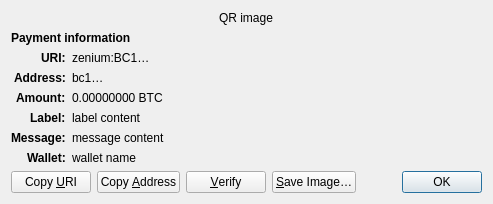
<?xml version="1.0" encoding="UTF-8"?>
<ui version="4.0">
 <class>ReceiveRequestDialog</class>
 <widget class="QDialog" name="ReceiveRequestDialog">
  <property name="geometry">
   <rect>
    <x>0</x>
    <y>0</y>
    <width>413</width>
    <height>229</height>
   </rect>
  </property>
  <property name="windowTitle">
   <string>Request payment to …</string>
  </property>
  <layout class="QGridLayout" name="gridLayout" columnstretch="0,1">
   <property name="sizeConstraint">
    <enum>QLayout::SetFixedSize</enum>
   </property>
   <item row="0" column="0" colspan="2" alignment="Qt::AlignHCenter">
    <widget class="QRImageWidget" name="qr_code">
     <property name="text">
      <string notr="true">QR image</string>
     </property>
     <property name="textInteractionFlags">
      <set>Qt::NoTextInteraction</set>
     </property>
    </widget>
   </item>
   <item row="1" column="0" colspan="2">
    <widget class="QLabel" name="payment_header">
     <property name="font">
      <font>
       <weight>75</weight>
       <bold>true</bold>
      </font>
     </property>
     <property name="text">
      <string>Payment information</string>
     </property>
     <property name="textInteractionFlags">
      <set>Qt::NoTextInteraction</set>
     </property>
    </widget>
   </item>
   <item row="2" column="0" alignment="Qt::AlignRight|Qt::AlignTop">
    <widget class="QLabel" name="uri_tag">
     <property name="font">
      <font>
       <weight>75</weight>
       <bold>true</bold>
      </font>
     </property>
     <property name="text">
      <string notr="true">URI:</string>
     </property>
     <property name="textFormat">
      <enum>Qt::PlainText</enum>
     </property>
     <property name="textInteractionFlags">
      <set>Qt::NoTextInteraction</set>
     </property>
    </widget>
   </item>
   <item row="2" column="1" alignment="Qt::AlignTop">
    <widget class="QLabel" name="uri_content">
     <property name="text">
      <string notr="true">zenium:BC1…</string>
     </property>
     <property name="textFormat">
      <enum>Qt::RichText</enum>
     </property>
     <property name="wordWrap">
      <bool>true</bool>
     </property>
     <property name="textInteractionFlags">
      <set>Qt::TextSelectableByMouse</set>
     </property>
    </widget>
   </item>
   <item row="3" column="0" alignment="Qt::AlignRight|Qt::AlignTop">
    <widget class="QLabel" name="address_tag">
     <property name="font">
      <font>
       <weight>75</weight>
       <bold>true</bold>
      </font>
     </property>
     <property name="text">
      <string>Address:</string>
     </property>
     <property name="textInteractionFlags">
      <set>Qt::NoTextInteraction</set>
     </property>
    </widget>
   </item>
   <item row="3" column="1" alignment="Qt::AlignTop">
    <widget class="QLabel" name="address_content">
     <property name="text">
      <string notr="true">bc1…</string>
     </property>
     <property name="textFormat">
      <enum>Qt::PlainText</enum>
     </property>
     <property name="textInteractionFlags">
      <set>Qt::TextSelectableByMouse</set>
     </property>
    </widget>
   </item>
   <item row="4" column="0" alignment="Qt::AlignRight|Qt::AlignTop">
    <widget class="QLabel" name="amount_tag">
     <property name="font">
      <font>
       <weight>75</weight>
       <bold>true</bold>
      </font>
     </property>
     <property name="text">
      <string>Amount:</string>
     </property>
     <property name="textInteractionFlags">
      <set>Qt::NoTextInteraction</set>
     </property>
    </widget>
   </item>
   <item row="4" column="1" alignment="Qt::AlignTop">
    <widget class="QLabel" name="amount_content">
     <property name="text">
      <string notr="true">0.00000000 BTC</string>
     </property>
     <property name="textFormat">
      <enum>Qt::PlainText</enum>
     </property>
     <property name="textInteractionFlags">
      <set>Qt::TextSelectableByMouse</set>
     </property>
    </widget>
   </item>
   <item row="5" column="0" alignment="Qt::AlignRight|Qt::AlignTop">
    <widget class="QLabel" name="label_tag">
     <property name="font">
      <font>
       <weight>75</weight>
       <bold>true</bold>
      </font>
     </property>
     <property name="text">
      <string>Label:</string>
     </property>
     <property name="textInteractionFlags">
      <set>Qt::NoTextInteraction</set>
     </property>
    </widget>
   </item>
   <item row="5" column="1" alignment="Qt::AlignTop">
    <widget class="QLabel" name="label_content">
     <property name="text">
      <string notr="true">label content</string>
     </property>
     <property name="textFormat">
      <enum>Qt::PlainText</enum>
     </property>
     <property name="wordWrap">
      <bool>true</bool>
     </property>
     <property name="textInteractionFlags">
      <set>Qt::TextSelectableByMouse</set>
     </property>
    </widget>
   </item>
   <item row="6" column="0" alignment="Qt::AlignRight|Qt::AlignTop">
    <widget class="QLabel" name="message_tag">
     <property name="font">
      <font>
       <weight>75</weight>
       <bold>true</bold>
      </font>
     </property>
     <property name="text">
      <string>Message:</string>
     </property>
     <property name="textInteractionFlags">
      <set>Qt::NoTextInteraction</set>
     </property>
    </widget>
   </item>
   <item row="6" column="1" alignment="Qt::AlignTop">
    <widget class="QLabel" name="message_content">
     <property name="text">
      <string notr="true">message content</string>
     </property>
     <property name="textFormat">
      <enum>Qt::PlainText</enum>
     </property>
     <property name="wordWrap">
      <bool>true</bool>
     </property>
     <property name="textInteractionFlags">
      <set>Qt::TextSelectableByMouse</set>
     </property>
    </widget>
   </item>
   <item row="7" column="0" alignment="Qt::AlignRight|Qt::AlignTop">
    <widget class="QLabel" name="wallet_tag">
     <property name="font">
      <font>
       <weight>75</weight>
       <bold>true</bold>
      </font>
     </property>
     <property name="text">
      <string>Wallet:</string>
     </property>
     <property name="textInteractionFlags">
      <set>Qt::NoTextInteraction</set>
     </property>
    </widget>
   </item>
   <item row="7" column="1" alignment="Qt::AlignTop">
    <widget class="QLabel" name="wallet_content">
     <property name="text">
      <string notr="true">wallet name</string>
     </property>
     <property name="textFormat">
      <enum>Qt::PlainText</enum>
     </property>
     <property name="wordWrap">
      <bool>true</bool>
     </property>
     <property name="textInteractionFlags">
      <set>Qt::TextSelectableByMouse</set>
     </property>
    </widget>
   </item>
   <item row="8" column="0" colspan="2">
    <layout class="QHBoxLayout" name="horizontalLayout">
     <item>
      <widget class="QPushButton" name="btnCopyURI">
       <property name="text">
        <string>Copy &amp;URI</string>
       </property>
       <property name="autoDefault">
        <bool>false</bool>
       </property>
      </widget>
     </item>
     <item>
      <widget class="QPushButton" name="btnCopyAddress">
       <property name="text">
        <string>Copy &amp;Address</string>
       </property>
       <property name="autoDefault">
        <bool>false</bool>
       </property>
      </widget>
     </item>
     <item>
      <widget class="QPushButton" name="btnVerify">
       <property name="text">
        <string>&amp;Verify</string>
       </property>
       <property name="toolTip">
        <string>Verify this address on e.g. a hardware wallet screen</string>
       </property>
       <property name="autoDefault">
        <bool>false</bool>
       </property>
      </widget>
     </item>
     <item>
      <widget class="QPushButton" name="btnSaveAs">
       <property name="text">
        <string>&amp;Save Image…</string>
       </property>
       <property name="autoDefault">
        <bool>false</bool>
       </property>
      </widget>
     </item>
     <item>
      <spacer name="horizontalSpacer_2">
       <property name="orientation">
        <enum>Qt::Horizontal</enum>
       </property>
       <property name="sizeHint" stdset="0">
        <size>
         <width>40</width>
         <height>20</height>
        </size>
       </property>
      </spacer>
     </item>
     <item>
      <widget class="QDialogButtonBox" name="buttonBox">
       <property name="focusPolicy">
        <enum>Qt::StrongFocus</enum>
       </property>
       <property name="standardButtons">
        <set>QDialogButtonBox::Ok</set>
       </property>
      </widget>
     </item>
    </layout>
   </item>
  </layout>
 </widget>
 <customwidgets>
  <customwidget>
   <class>QRImageWidget</class>
   <extends>QLabel</extends>
   <header>qt/qrimagewidget.h</header>
  </customwidget>
 </customwidgets>
 <tabstops>
  <tabstop>buttonBox</tabstop>
  <tabstop>btnCopyURI</tabstop>
  <tabstop>btnCopyAddress</tabstop>
  <tabstop>btnSaveAs</tabstop>
 </tabstops>
 <resources/>
 <connections>
  <connection>
   <sender>buttonBox</sender>
   <signal>accepted()</signal>
   <receiver>ReceiveRequestDialog</receiver>
   <slot>accept()</slot>
   <hints>
    <hint type="sourcelabel">
     <x>135</x>
     <y>230</y>
    </hint>
    <hint type="destinationlabel">
     <x>135</x>
     <y>126</y>
    </hint>
   </hints>
  </connection>
 </connections>
</ui>
